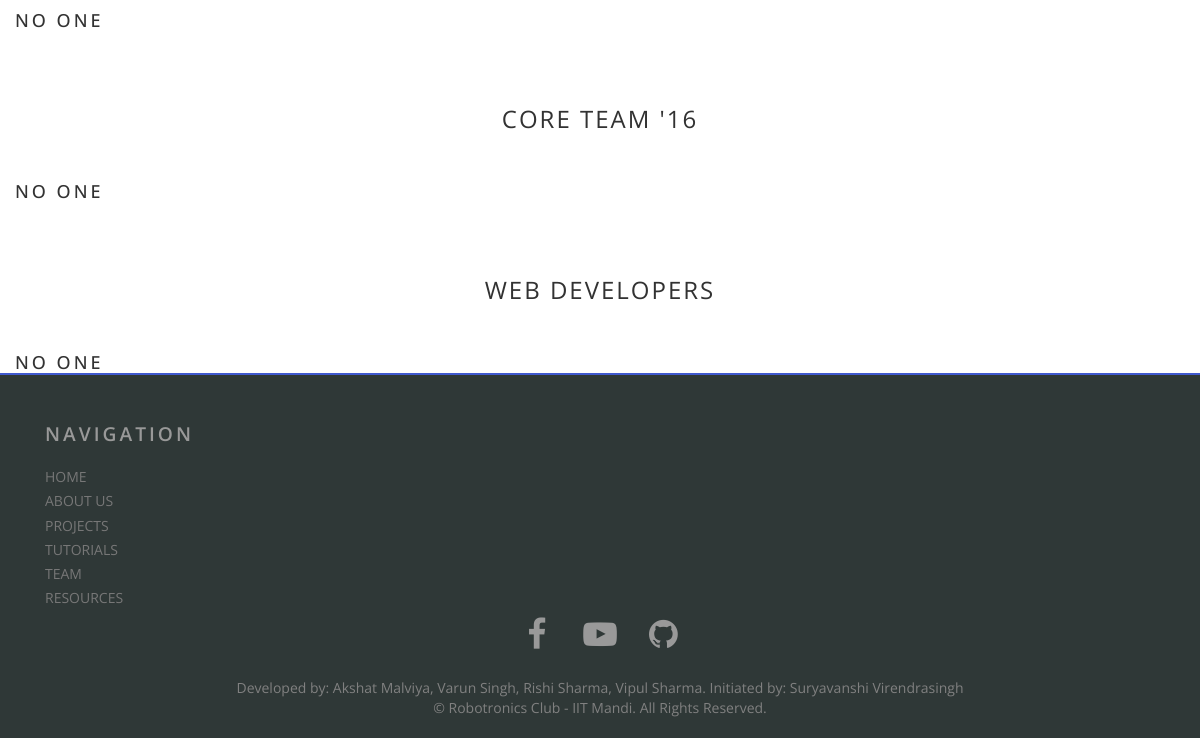
Page /team/ (lower part) on the earlier database version.
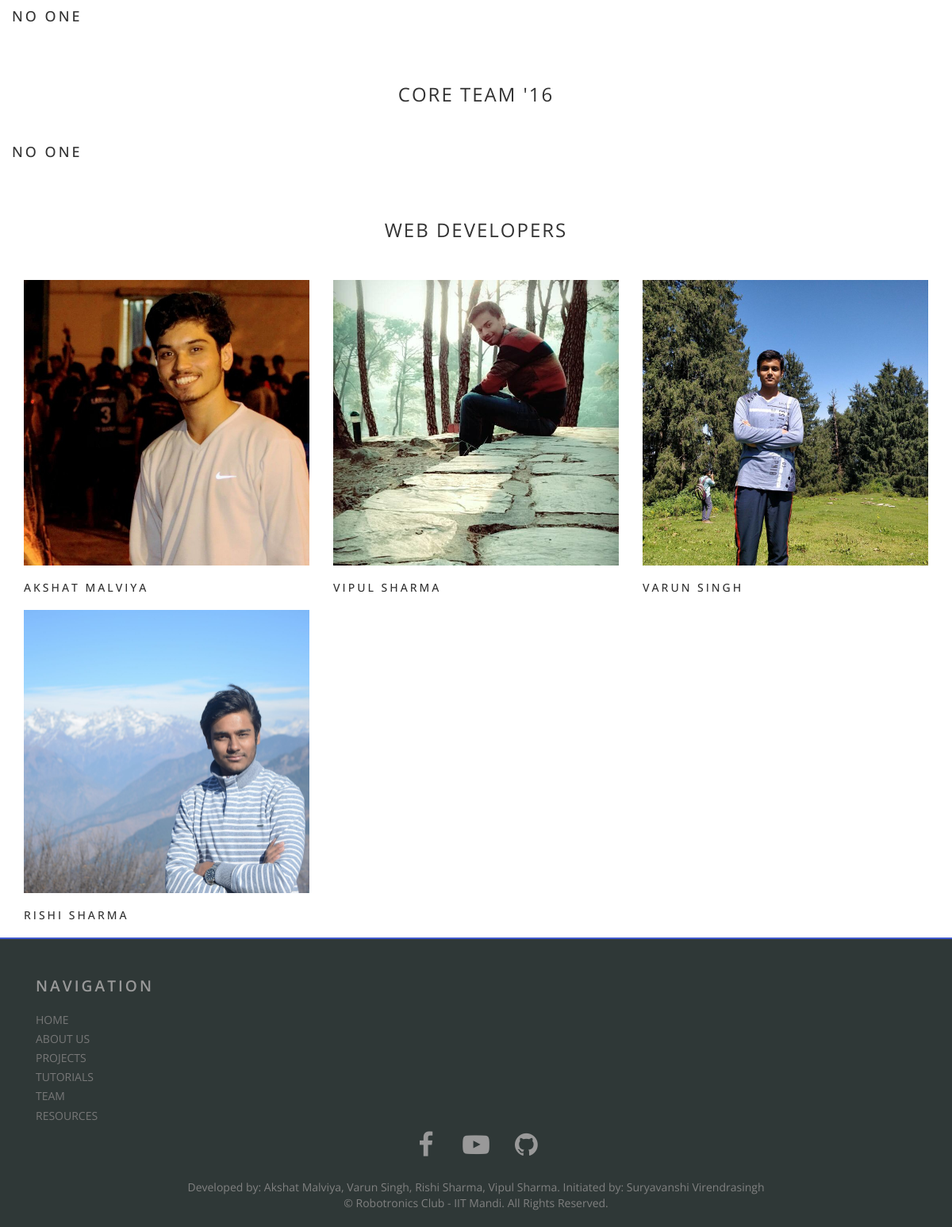
Same page on the later database version.
### robotronics/models.py (models this page shows, shortened)
class Member(models.Model):
    Coord16 = 'Coord16'
    Coord = 'Coord'
    Team = 'Team'
    Team16 = 'Team16'
    Webdev = 'Webdev'
    CHOICES = ((Coord16, 'Coord16'), (Coord, 'Coord'), (Team, 'Team'), (Team16, 'Team16'), (Webdev, 'Webdev'))
    role = models.CharField(max_length=20, choices=CHOICES, default=Team)
    name = models.CharField(max_length=200)
    facebook = models.CharField(max_length=500, null=True)
    linkedin = models.CharField(max_length=500, null=True)
    github = models.CharField(max_length=500, null=True)
    details = models.CharField(max_length=500, null=True)

### robotronics/views.py (the view)
# urls.py: path('team/', views.team, name='team'),
def team(request):
    coord16 = Member.objects.filter(role='Coord16')
    coord = Member.objects.filter(role='Coord')
    team = Member.objects.filter(role='Team')
    team16 = Member.objects.filter(role='Team16')
    webdev = Member.objects.filter(role='Webdev')
    return render(request, 'robotronics/team.html', {
        'coord16': coord16,
        'coord': coord,
        'team': team,
        'team16': team16,
        'webdev': webdev,
    })

### robotronics/templates/robotronics/team.html (shortened to what this page needs)
{% extends 'robotronics/base.html' %}
{% load static %}
{% block content %}
  <div id="teambody">
    <div class="container">
      <div class="row">
        {% if coord16 %}
          {% for mem in coord16 %}
            <div class="col-md-4 col-sm-4">
              <div class="team-member">
                <div class="team-img">
                  <img src="{% static 'robotronics/team/' %}{{mem.name}}.jpg" alt="team member" class="img-responsive">
                </div>
                <div class="team-hover">
                  <div class="desk">
                    <p>{{mem.details}}</p>
                  </div>
                  <div class="s-link">
                    <a href="{{mem.facebook}}"><i class="icon-facebook"></i></a>
                    <a href="{{mem.linkedin}}"><i class="icon-linkedin"></i></a>
                    <a href="{{mem.github}}"><i class="icon-github-circled"></i></a>
                  </div>
                </div>
              </div>
              <div class="team-title">
                <h5>{{mem.name}}</h5>
              </div>
            </div>
          {% endfor %}
        {% else %}
          <div>
            <h4>NO ONE</h4>
          </div>
        {% endif %}
      </div>
    </div>
  </div>
  <div id="teambody">
    <div class="container">
      <div class="row">
        <div class="heading-title text-center">
          <h3 class="text-uppercase">Core Team '16</h3>
        </div>
        {% if team16 %}
          {% for mem in team16 %}
            <div class="col-md-4 col-sm-4">
              <div class="team-member">
                <div class="team-img">
                  <img src="{% static 'robotronics/team/' %}{{mem.name}}.jpg" alt="team member" class="img-responsive">
                </div>
                <div class="team-hover">
                  <div class="desk">
                    <p>{{mem.details}}</p>
                  </div>
                  <div class="s-link">
                    <a href="{{mem.facebook}}"><i class="icon-facebook"></i></a>
                    <a href="{{mem.linkedin}}"><i class="icon-linkedin"></i></a>
                    <a href="{{mem.github}}"><i class="icon-github-circled"></i></a>
                  </div>
                </div>
              </div>
              <div class="team-title">
                <h5>{{mem.name}}</h5>
              </div>
            </div>
          {% endfor %}
        {% else %}
          <div>
            <h4>NO ONE</h4>
          </div>
        {% endif %}
      </div>
    </div>
  </div>
  <div id="teambody">
    <div class="container">
      <div class="row">
        <div class="heading-title text-center">
          <h3 class="text-uppercase">Web Developers</h3>
        </div>
        {% if webdev %}
          {% for mem in webdev %}
            <div class="col-md-4 col-sm-4">
              <div class="team-member">
                <div class="team-img">
                  <img src="{% static 'robotronics/team/' %}{{mem.name}}.jpg" alt="team member" class="img-responsive">
                </div>
              </div>
              <div class="team-title">
                <h5>{{mem.name}}</h5>
              </div>
            </div>
          {% endfor %}
        {% else %}
          <div>
            <h4>NO ONE</h4>
          </div>
        {% endif %}
      </div>
    </div>
  </div>
{% endblock %}

### robotronics/templates/robotronics/base.html (shortened to what this page needs)
<!DOCTYPE html>
<html lang="en">
	{% load static %}
	<head>
		<link href="{% static 'robotronics/css/bootstrap.css' %}" rel='stylesheet' type='text/css' />
		<link href="{% static 'robotronics/css/animate.css' %}" rel="stylesheet" type="text/css" media="all">
		<link href="{% static 'robotronics/fontello-2bd2532a/css/fontello.css' %}" rel="stylesheet" type="text/css" media="all">
		<link href="{% static 'robotronics/css/style.css' %}" rel='stylesheet' type='text/css' />
	</head>
	<body>
		{% block content %}
		{% endblock %}
		<div class="footer">
			<div class="container">
				<div class="footer-grids">
					<div class="col-md-3 footer-grid ftr-sec">
						<h3>Navigation</h3>
						<ul>
							<li><a href="{% url 'index' %}">Home</a></li>
							<li><a href="{% url 'about' %}">About Us</a></li>
							<li><a href="{% url 'project' %}">Projects</a></li>
							<li><a href="{% url 'tutorial' %}">Tutorials</a></li>
							<li><a href="{% url 'team' %}">Team</a></li>
							<li><a href="http://sntc.iitmandi.ac.in/inv_man">Resources</a></li>
						</ul>
					</div>
					<div class="clearfix"></div>
					<div class="span10 offset1">
						<div class="social-icons">
							<ul>
								<li><a href="https://www.facebook.com/groups/robotronix.iit.mandi/"><i class="icon-facebook"></i></a></li>
								<li><a href="https://www.youtube.com/channel/UCRWNmRmnbqJpWU9ICXQZ-Tg"><i class="icon-youtube-play"></i></a></li>
								<li><a href="https://github.com/RobotronicsClubIITMandi"><i class="icon-github-circled"></i></a></li>
							</ul>
						</div>
					</div>
				</div>
			</div>
		</div>
		<footer class="footer-bottom">
			<div style="text-align: center;">
				<span style="color: grey;">
					Developed by:
					<a style="color: grey;" href="https://www.facebook.com/akshatmatrix">Akshat Malviya</a>,
					<a style="color: grey;" href="https://www.facebook.com/varunsingh110">Varun Singh</a>,
					<a style="color: grey;" href="https://www.facebook.com/rishis8">Rishi Sharma</a>,
					<a style="color: grey;" href="https://www.facebook.com/vsvipul555">Vipul Sharma</a>.
					Initiated by:
					<a style="color: grey;" href="https://www.facebook.com/virendrasingh.suryavanshi.1">Suryavanshi Virendrasingh</a>
				</span>
				<br>
				<span style="color: grey;">
					&copy; Robotronics Club - <a style="color: grey;" href="https://www.iitmandi.ac.in/">IIT Mandi</a>. All Rights Reserved.
				</span>
			</div>
		</footer>
	</body>
</html>

### robotronics/static/robotronics/css/style.css (style rules this page uses)
html, body { font-family: 'Open Sans', sans-serif; font-size: 100%; -webkit-font-smoothing: antialiased; height: 100%; }
body a { transition:0.5s all; -webkit-transition:0.5s all; -moz-transition:0.5s all; -o-transition:0.5s all; -ms-transition:0.5s all; }
h1,h2,h3,h4,h5,h6 { font-family: 'Open Sans', sans-serif; letter-spacing: 3px; margin:0; }
ul { margin:0; padding:0; }
.footer { background:#2f3837; padding:3em 0 0 0; border-top: 2px solid #4059ce; }
.footer-grid h3 { color:#999; font-weight:600; text-transform:uppercase; font-size:1.2em; }
.footer-grid ul { margin:1.3em 0 0 0; padding:0; }
.footer-grid ul li { display:block; }
.footer-grid ul li a { color:#777; text-decoration:none; padding:0.15em 0; display:block; text-transform:uppercase; font-size:0.875em; }
.footer-bottom { padding: 20px; background:#2f3837; font-size: 0.875em; }
.container:after { content: "\0020"; display: block; height: 0; clear: both; visibility: hidden; }
.clearfix:before, .clearfix:after, .row:before, .row:after { content: '\0020'; display: block; overflow: hidden; visibility: hidden; width: 0; height: 0; }
.row:after, .clearfix:after { clear: both; }
.row, .clearfix { zoom: 1; }
#teambody { font-family: 'Source Sans Pro', sans-serif; line-height: 1.5; color: #323232; font-size: 15px; font-weight: 400; text-rendering: optimizeLegibility; -webkit-font-smoothing: antialiased; -moz-font-smoothing: antialiased; }
.heading-title { margin-top: 75px; margin-bottom: 50px; }
.text-center { text-align: center; }
.heading-title h3 { margin-bottom: 0; letter-spacing: 2px; font-weight: normal; }
.text-uppercase { text-transform: uppercase; }
.team-member, .team-member .team-img { position: relative; }
.team-member { overflow: hidden; }
.team-title { position: static; padding: 20px 0; display: inline-block; letter-spacing: 2px; width: 100%; }
.team-title h5 { margin-bottom: 0px; display: block; text-transform: uppercase; }
.social-icons { *display: inline; color: #999; text-align: center; font-family: "Open Sans"; font-weight: 300; font-size: 1.5em; }
.social-icons ul { list-style: none; margin: 0; padding: 0; }
.social-icons li { display: inline-block; zoom: 1; *display: inline; vertical-align: middle; }
.social-icons a { display: block; font-size: 1.4em; margin: 0 5px; text-decoration: none; color: #999; }

Differences in the rows shown:
added Member: name (picture), name "AKSHAT MALVIYA"
added Member: name (picture), name "VIPUL SHARMA"
added Member: name (picture), name "VARUN SINGH"
added Member: name (picture), name "RISHI SHARMA"
Other differences:
text no longer shown: "NO ONE"
